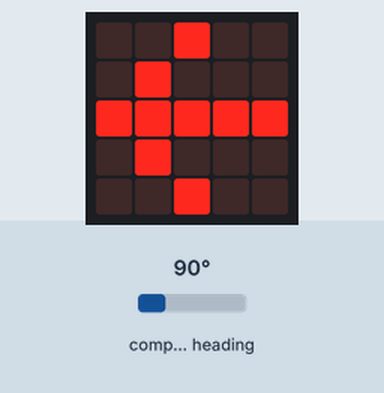
This program was run on a simulated BBC micro:bit (MakeCode). Shown: the board's 5×5 LED display. The inputs (shaded band) are chosen by the test bench; at power-on: compass heading 90°. The compass is already calibrated.

Above: at 1.2 s.
1.3 s: compass heading set to 132°
2.8 s: compass heading set to 141°
At 3.9 s:
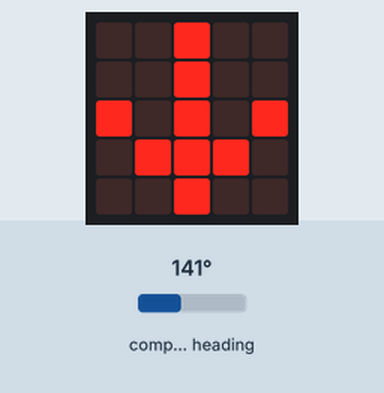
4.4 s: compass heading set to 221°
5.9 s: compass heading set to 232°
At 7.5 s:
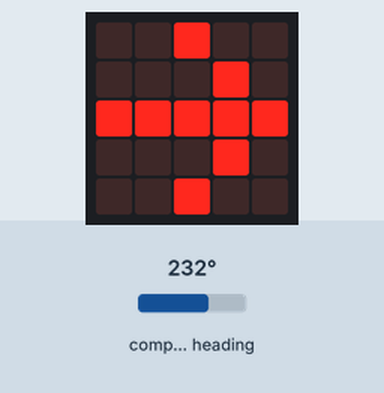
7.8 s: compass heading set to 90°
At 9.1 s:
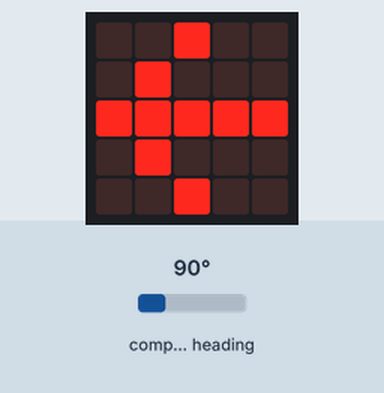
9.4 s: compass heading set to 180°
At 11.0 s:
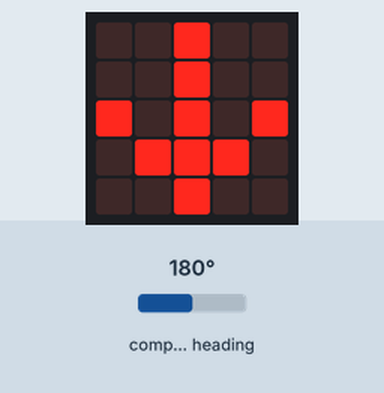
Timing chart, 0 to 12.1 s (numbered marks = the images above; inputs shaded):
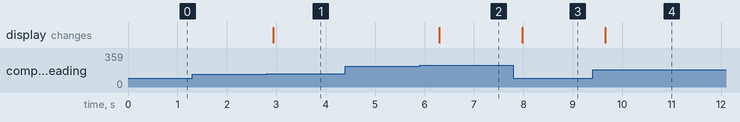

Measured:
- the behaviour switches between 135 and 136° on compass heading (found by bisection; images 0 and 1)
- the behaviour switches between 225 and 226° on compass heading (found by bisection; images 1 and 2)
- after the input at 1.3 s, every drawn part: stays the same
- after the input at 2.8 s, the display: changes after 0.14 s (image 1)
- after the input at 4.4 s, every drawn part: stays the same
- after the input at 5.9 s, the display: changes after 0.40 s (image 2)
- after the input at 7.8 s, the display: changes after 0.18 s (image 3)
- after the input at 9.4 s, the display: changes after 0.26 s (image 4)

The program:

main.ts
```typescript
let kompasrichting = 0
basic.forever(function () {
    kompasrichting = input.compassHeading()
})
basic.forever(function () {
    if (kompasrichting > 45 && kompasrichting < 135) {
        basic.showLeds(`
            . . # . .
            . # . . .
            # # # # #
            . # . . .
            . . # . .
            `)
    } else if (kompasrichting < 225 && kompasrichting > 135) {
        basic.showLeds(`
            . . # . .
            . . # . .
            # . # . #
            . # # # .
            . . # . .
            `)
    } else if (kompasrichting > 225 && kompasrichting < 315) {
        basic.showLeds(`
            . . # . .
            . . . # .
            # # # # #
            . . . # .
            . . # . .
            `)
    } else if (false) {

    }
})
```

test.ts
```typescript
// tests gaan hier; deze zal niet worden gecompileerd wanneer dit pakket wordt gebruikt als extensie.
```
